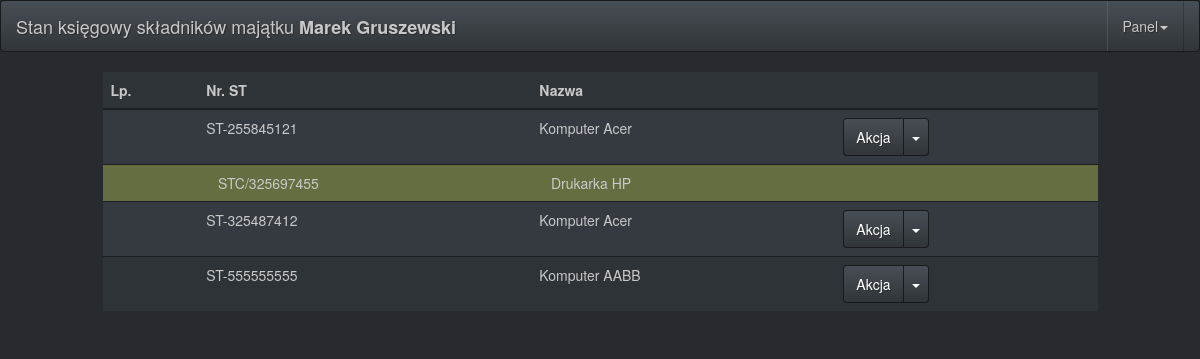
The page / (signed in) on the database its author committed.
### store/models.py (models this page shows, shortened)
class NrSt(models.Model):
	owner = models.ForeignKey(settings.AUTH_USER_MODEL)
	nr_st = models.CharField(max_length = 9, unique=True)
	name = models.CharField(max_length = 255)
	data_przyjecia = models.DateField(default=date.today)
	price = models.DecimalField(null = True, blank = True, max_digits = 20, decimal_places = 2)
	uwagi = models.TextField(null = True, blank=True)
	dzierzawca = models.CharField(max_length = 255, null = True, blank=True)
	place = models.CharField(max_length = 255, null = True, blank=True)

class NrStc(models.Model):
	nr_st = models.ForeignKey(NrSt)
	owner = models.ForeignKey(settings.AUTH_USER_MODEL)
	nr_stc = models.CharField(max_length = 9, unique=True)
	name = models.CharField(max_length = 255)
	data_przyjecia = models.DateField(default=date.today)
	price = models.DecimalField(null = True, blank=True, max_digits = 20, decimal_places = 2)
	uwagi = models.TextField(null=True)
	dzierzawca = models.CharField(max_length = 255, null = True)
	place = models.CharField(max_length = 255, null = True, blank = True)
	photo = models.ImageField(null=True)

### store/views.py (the view)
# urls.py: url(r'^$', login_required(ProductsListView.as_view(), login_url="login/"), name='products-list'),
class ProductsListView(ListView):
	context_object_name = 'products-list'
	template_name = 'store/products-list.html'
	def get_queryset(self):
		return NrSt.objects.filter(owner = self.request.user)
	def get_context_data(self, **kwargs):
		context = super(ProductsListView, self).get_context_data(**kwargs)
		context['numer_stc'] = NrStc.objects.all()
		return context

### store/templates/store/products-list.html (shortened to what this page needs)
{% extends "base.html"  %}
{% block 'content' %}
<table class="table table-striped table-hover">
<thead>
	<tr><th>Lp.</th><th>Nr. ST</th><th>Nazwa</th><th></th></tr>
</thead>
{% for st in object_list %}
<tr><td></td><td> ST-{{ st.nr_st }}</td><td> {{ st.name }}</td><td><div class="btn-group">
  <a href="#" class="btn btn-default">Akcja</a>
  <a aria-expanded="false" href="#" class="btn btn-default dropdown-toggle" data-toggle="dropdown"><span class="caret"></span></a>
</div></td></tr>
{% for stc in numer_stc %}
{%if stc.nr_st == st %}
<tr style="background-color:rgb(101, 110, 65);"><td></td><td>&nbsp;&nbsp;&nbsp;STC/{{stc.nr_stc}}</td><td>&nbsp;&nbsp;&nbsp;{{stc.name}}</td><td></td></tr>
{%endif%}
{%endfor%}
{% endfor %}
</table>
{% endblock %}

### templates/base.html (shortened to what this page needs)
{% load staticfiles %}
<!doctype html>
<html class="no-js" lang="">
    <head>
        <link rel="stylesheet" href="https://maxcdn.bootstrapcdn.com/bootstrap/3.3.7/css/bootstrap.min.css">
        <link rel="stylesheet" href="//code.jquery.com/ui/1.12.1/themes/base/jquery-ui.css">
        <link href="{% static 'css/bootstrap.min.css' %}" rel="stylesheet">
    </head>
    <body>
    <nav class="navbar navbar-default">
      <div class="container-fluid">
        <div class="navbar-header">
          <a class="navbar-brand" href="/">Stan księgowy składników majątku <strong>{{user.first_name }} {{ user.last_name }}</strong></a>
        </div>
        <div class="collapse navbar-collapse" id="bs-example-navbar-collapse-1">
          <ul class="nav navbar-nav navbar-right">
            <li class="dropdown">
              <a href="#" class="dropdown-toggle" data-toggle="dropdown" role="button" aria-expanded="false">Panel<span class="caret"></span></a>
            </li>
          </ul>
        </div>
      </div>
    </nav>
    <div class="content">
        <div class="row">
            <div class="col-lg-1">
            </div>
            <div class="col-lg-10">
                {% block 'content'  %}
                {% endblock  %}
            </div>
            <div class="col-lg-1">
            </div>
        </div>
    </div>
    </body>
</html>

### rows shown on the page
NrSt: nr_st "255845121", name "Komputer Acer"
NrStc: nr_stc "325697455", name "Drukarka HP"
NrSt: nr_st "325487412", name "Komputer Acer"
NrSt: nr_st "555555555", name "Komputer AABB"

### other values the page prints
{{ user.first_name }} "Marek"
{{ user.last_name }} "Gruszewski"
